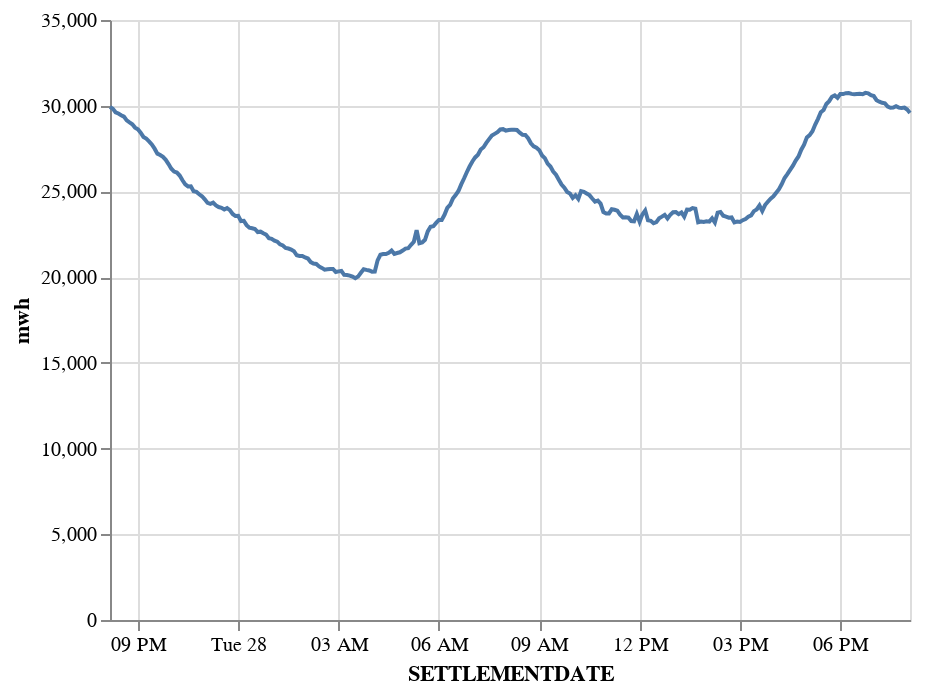

The code cell stored with this chart in its notebook:
### Code cell
import duckdb 
from deltalake import DeltaTable

# Define the Path to your Delta Table.
table_path = "C:/xxx"
load(table_path)
# Get table as pyarrow table
dt = DeltaTable(table_path).to_pyarrow_table()

# Query arrow table as an ordinary SQL Table.

con = duckdb.connect()
results =con.execute('''
with xx as (Select SETTLEMENTDATE, DUID,MIN(SCADAVALUE) as mwh from  dt group by all)
Select SETTLEMENTDATE, sum(mwh) as mwh from  xx group by all
''').arrow()
results = results.to_pandas()
#print(results)

import altair as alt
alt.Chart(results).mark_line().encode( x='SETTLEMENTDATE:T', y='mwh:Q')

### Figure 1 — Vega-Lite specification as saved in the notebook (floating-point values rounded to 4 significant figures; data arrays with more than 128 entries replaced by an {"elided": "..."} marker saying what was removed)
{"config": {"view": {"continuousWidth": 400, "continuousHeight": 300}}, "data": {"name": "data-be8c1075138af51a3ab4e2e8e1d6fbba"}, "mark": "line", "encoding": {"x": {"type": "temporal", "field": "SETTLEMENTDATE"}, "y": {"type": "quantitative", "field": "mwh"}}, "$schema": "https://vega.github.io/schema/vega-lite/v4.8.1.json", "datasets": {"data-be8c1075138af51a3ab4e2e8e1d6fbba": {"elided": "288 records"}}}
